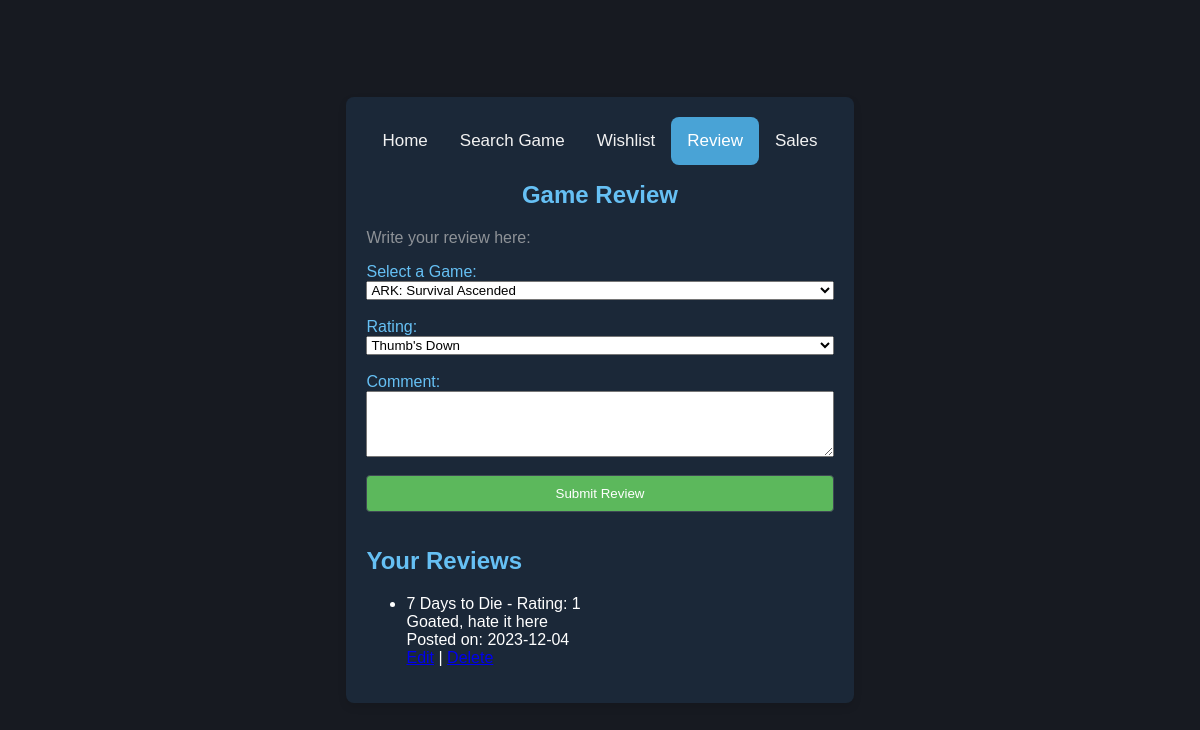
Page /review (signed in) on the committed database.
### tables this page shows
CREATE TABLE Review (
    ReviewID INTEGER PRIMARY KEY,
    Username TEXT,
    GameID INTEGER,
    Rating INTEGER,
    Comment TEXT,
    ReviewDate DATE,
    FOREIGN KEY (Username) REFERENCES User(Username),
    FOREIGN KEY (GameID) REFERENCES Game(GameID),
    UNIQUE (Username, GameID)
);

CREATE TABLE Game (
    GameID INTEGER PRIMARY KEY,
    GameTitle TEXT UNIQUE NOT NULL,
    ReleaseDate DATE NOT NULL,
    PublisherID INTEGER,
    FOREIGN KEY (PublisherID) REFERENCES Publisher(PublisherID)
);

### app.py (the view, shortened to what this page needs)
@app.route('/review', methods=['GET', 'POST'])
def review_page():
    if 'username' not in session:
        return redirect(url_for('login_user'))
    username = session['username']
    user_reviews = get_user_reviews(username)
    available_games = get_available_games(username)
    return render_template('review.html', user_reviews=user_reviews, available_games=available_games)

### app.py (called while the page is built, shortened)
def get_db():
    db = sqlite3.connect('Steam.db')
    db.row_factory = sqlite3.Row
    return db

def get_available_games(username, data_type='review'):
    db = get_db()
    cursor = db.cursor()
    if data_type == 'review':
        query = '''
            SELECT GameID, GameTitle
            FROM Game
            WHERE GameID NOT IN (
                SELECT GameID
                FROM Review
                WHERE Username = ?
            )
        '''
    else:
        return []
    cursor.execute(query, (username,))
    available_games = cursor.fetchall()
    return available_games

def get_user_reviews(username):
    db = get_db()
    cursor = db.cursor()
    cursor.execute('''
        SELECT Review.ReviewID, Game.GameTitle, Review.Rating, Review.Comment, Review.ReviewDate
        FROM Review
        JOIN Game ON Review.GameID = Game.GameID
        WHERE Review.Username = ?
    ''', (username,))
    reviews = cursor.fetchall()
    return reviews

### templates/review.html (shortened to what this page needs)
<!DOCTYPE html>
<html lang="en">
<head>
  <link rel="stylesheet" href="{{ url_for('static', filename='styles.css') }}">
</head>
<body>
  <div class="container">
    <div class="steam-form2">
      <div class="topnav">
        <a href="{{ url_for('welcome_page') }}">Home</a>
        <a href="{{ url_for('search_game_page') }}">Search Game</a>
        <a href="{{ url_for('wishlist_page') }}">Wishlist</a>
        <a class="active" href="{{ url_for('review_page') }}">Review</a>
        <a href="{{ url_for('sale_page') }}">Sales</a>
      </div>
      <h1 class="company2">Game Review</h1>
      <p class="message">Write your review here:</p>
      <form action="{{ url_for('submit_review') }}" method="POST">
        <label for="game_id" class="company3">Select a Game:</label>
        <select name="game_id" id="game_id" required>
          {% for game in available_games %}
            <option value="{{ game.GameID }}">{{ game.GameTitle }}</option>
          {% endfor %}
        </select>
        <br>
        <label for="rating" class="company3">Rating:</label>
        <select name="rating" id="rating" required>
          <option value="0">Thumb's Down</option>
        </select>
        <br>
        <label for="comment" class="company3">Comment:</label>
        <textarea name="comment" rows="4" cols="50" required></textarea>
        <br>
        <button type="submit">Submit Review</button>
      </form>
      <h2 class="company">Your Reviews</h2>
      <ul>
        {% for review in user_reviews %}
          <li>
            {{ review.GameTitle }} - Rating: {{ review.Rating }}<br>
            {{ review.Comment }}<br>
            Posted on: {{ review.ReviewDate }}<br>
            <a href="{{ url_for('edit_review', review_id=review.ReviewID) }}">Edit</a> |
            <a href="{{ url_for('delete_review', review_id=review.ReviewID) }}">Delete</a>
          </li>
        {% endfor %}
      </ul>
    </div>
  </div>
</body>
</html>

### static/styles.css (style rules this page uses)
body { margin: 0; font-family: Arial, sans-serif; background-color: #171a21; color: #fff; }
.container { display: flex; align-items: center; justify-content: center; height: 100vh; }
.steam-form2 { background-color: #1b2838; padding: 20px; border-radius: 8px; box-shadow: 0 4px 8px rgba(0, 0, 0, 0.1); }
.company { font-size: 24px; margin-bottom: 20px; color: #66c0f4; }
.company2 { font-size: 24px; margin-bottom: 20px; color: #66c0f4; text-align: center; }
.company3 { color: #66c0f4; }
form { display: flex; flex-direction: column; }
input, button { margin-bottom: 15px; padding: 10px; border: 1px solid #3e4854; border-radius: 4px; background-color: #2c353f; color: #fff; }
button { cursor: pointer; background-color: #5cb85c; }
.message { margin-top: 10px; color: #8e9297; }
.topnav { overflow: hidden; background-color: #1b2838; }
.topnav a { float: left; color: #f2f2f2; text-align: center; padding: 14px 16px; border-radius: 8px; text-decoration: none; font-size: 17px; }
.topnav a.active { background-color: #49a3d6; color: white; }

### templates/review.html (style rules this page uses)
.steam-form2 { max-height: 600px; overflow-y: auto; }

### rows in the picture
Review: GameTitle "7 Days to Die", Rating "1", Comment "Goated, hate it here", ReviewDate "2023-12-04"

### other values in the picture
form field game_id "ARK: Survival Ascended"
